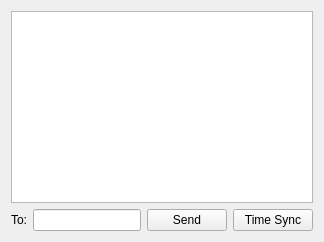
         <widget class="QWidget" name="ATCPage">
          <layout class="QVBoxLayout" name="verticalLayout_8">
           <item>
            <layout class="QHBoxLayout" name="horizontalLayout_6">
             <item>
              <widget class="QTextEdit" name="ATCTextEdit">
               <property name="font">
                <font>
                 <pointsize>12</pointsize>
                 <weight>50</weight>
                 <bold>false</bold>
                </font>
               </property>
              </widget>
             </item>
            </layout>
           </item>
           <item>
            <layout class="QHBoxLayout" name="horizontalLayout_5">
             <item>
              <widget class="QLabel" name="ATCToLabel">
               <property name="text">
                <string>To:</string>
               </property>
              </widget>
             </item>
             <item>
              <widget class="QLineEdit" name="ATCSendLineEdit"/>
             </item>
             <item>
              <widget class="QPushButton" name="ATCSendButton">
               <property name="text">
                <string>Send</string>
               </property>
              </widget>
             </item>
             <item>
              <widget class="QPushButton" name="ATCTimeButton">
               <property name="minimumSize">
                <size>
                 <width>0</width>
                 <height>0</height>
                </size>
               </property>
               <property name="text">
                <string>Time Sync</string>
               </property>
              </widget>
             </item>
            </layout>
           </item>
          </layout>
         </widget>
